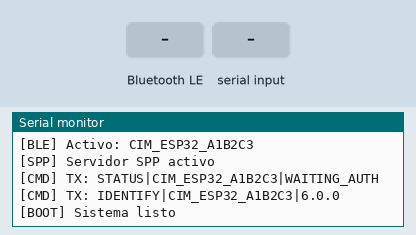
Simulated run of this sketch. Board: ESP32. On the bench: the last lines printed to the serial monitor. The inputs (shaded band) are chosen by the test bench. Nothing arrives over Bluetooth unless stated; a phone connects over Bluetooth LE 3 s after start.

Above: at 2.2 s.
2.3 s: Bluetooth LE write "IDENTIFY|" received
At 3.3 s:
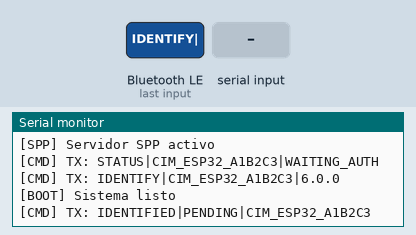
5.0 s: "AUTHORIZED\n" received over the second serial link
At 6.2 s:
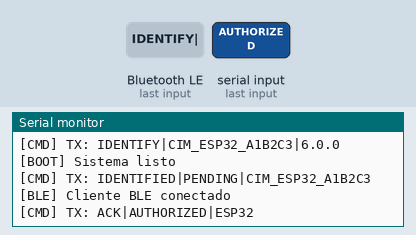
6.5 s: Bluetooth LE write "REJECTED" received
At 7.7 s:
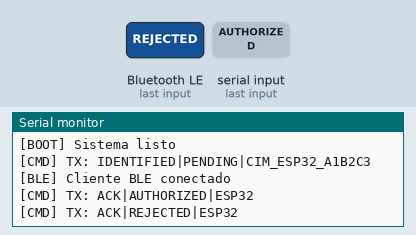
8.0 s: "COMMAND;\n" received over the second serial link
At 9.0 s:
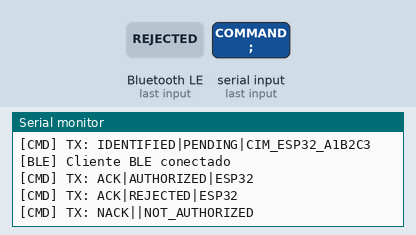
9.5 s: Bluetooth LE write "AUTHORIZED" received
At 11.2 s:
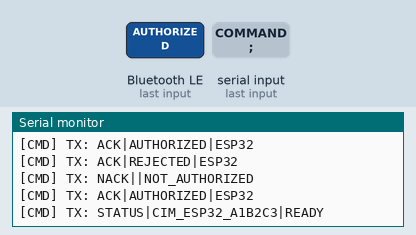
12.0 s: "EXECUTE|\n" received over the second serial link
At 12.5 s:
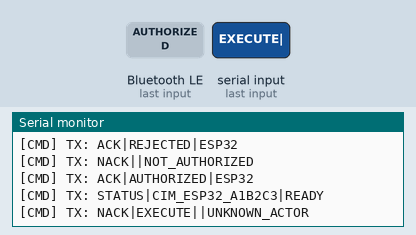

Measured:
- after the input at 2.3 s, the serial monitor: prints a new line at once (image 1)
- after the input at 5.0 s, the serial monitor: prints a new line at once (image 2)
- after the input at 6.5 s, the serial monitor: prints a new line at once (image 3)
- after the input at 8.0 s, the serial monitor: prints a new line at once (image 4)
- after the input at 9.5 s, the serial monitor: prints a new line at once (image 5)
- after the input at 12.0 s, the serial monitor: prints a new line at once (image 6)

The sketch:

cim_esp32_firmware_v6.ino
```cpp
#include <Arduino.h>
#include <WiFi.h>
#include <BLEDevice.h>
#include <BLEServer.h>
#include <BLEUtils.h>
#include <BLE2902.h>
#include <BluetoothSerial.h>
#include <freertos/FreeRTOS.h>
#include <freertos/task.h>
#include <freertos/queue.h>
#include <freertos/semphr.h>
#include <string>

/*
 * FIRMWARE INDUSTRIAL CIM v6.0
 * ESP32 con multitarea FreeRTOS, BLE + SPP y flujo de autorización.
 */

#if !defined(CONFIG_BT_ENABLED) || !defined(CONFIG_BLUEDROID_ENABLED)
#error "Bluetooth no habilitado. Verifique sdkconfig / build_flags."
#endif

#define SERVICE_UUID           "6E400001-B5A3-F393-E0A9-E50E24DCCA9E"
#define CHARACTERISTIC_UUID_RX "6E400002-B5A3-F393-E0A9-E50E24DCCA9E"
#define CHARACTERISTIC_UUID_TX "6E400003-B5A3-F393-E0A9-E50E24DCCA9E"
#define LOG_TAG_BLE "[BLE]"
#define LOG_TAG_SPP "[SPP]"
#define LOG_TAG_CMD "[CMD]"
#define MAX_MESSAGE_LEN 256
#define COMM_QUEUE_SIZE 12
#define ACT_QUEUE_SIZE 8

enum AuthState {
  AUTH_STATE_UNVERIFIED,
  AUTH_STATE_AUTHORIZED,
  AUTH_STATE_REJECTED
};

enum CommSource {
  SOURCE_BLE,
  SOURCE_SPP,
  SOURCE_SERIAL
};

struct CimFrame {
  char payload[MAX_MESSAGE_LEN];
  CommSource source;
};

BluetoothSerial SerialBT;
BLEServer* pServer = nullptr;
BLECharacteristic* pTxCharacteristic = nullptr;

QueueHandle_t commQueue = nullptr;
QueueHandle_t actuatorQueue = nullptr;
SemaphoreHandle_t authMutex = nullptr;
volatile AuthState authState = AUTH_STATE_UNVERIFIED;
char deviceNameBuf[64] = {0};
char deviceVersionBuf[32] = "6.0.0";

bool bleConnected = false;
bool sppClientConnected = false;

void sendBleTx(const char* msg);
void sendSppTx(const char* msg);
void forwardResponse(const char* msg);
void handleIncomingFrame(const char* rawMessage, CommSource source);
void processActuatorCommand(const char* command);
void reportStatus(const char* status);

class BleServerCallbacks : public BLEServerCallbacks {
  void onConnect(BLEServer* server) override {
    bleConnected = true;
    Serial.println(LOG_TAG_BLE " Cliente BLE conectado");
  }

  void onDisconnect(BLEServer* server) override {
    bleConnected = false;
    Serial.println(LOG_TAG_BLE " Cliente BLE desconectado");
    BLEDevice::startAdvertising();
  }
};

class RxCharacteristicCallbacks : public BLECharacteristicCallbacks {
  void onWrite(BLECharacteristic* characteristic) override {
    std::string rxValue = characteristic->getValue();
    if (rxValue.empty()) return;
    if (commQueue == nullptr) return;

    CimFrame frame{};
    strncpy(frame.payload, rxValue.c_str(), MAX_MESSAGE_LEN - 1);
    frame.source = SOURCE_BLE;
    xQueueSend(commQueue, &frame, 0);
  }
};

void sendBleTx(const char* msg) {
  if (bleConnected && pTxCharacteristic != nullptr) {
    pTxCharacteristic->setValue(msg);
    pTxCharacteristic->notify();
  }
}

void sendSppTx(const char* msg) {
  if (SerialBT.hasClient()) {
    SerialBT.println(msg);
  }
}

void forwardResponse(const char* msg) {
  Serial.print(LOG_TAG_CMD " TX: ");
  Serial.println(msg);
  sendBleTx(msg);
  sendSppTx(msg);
}

void reportStatus(const char* status) {
  char buffer[MAX_MESSAGE_LEN];
  snprintf(buffer, sizeof(buffer), "STATUS|%s|%s", deviceNameBuf, status);
  forwardResponse(buffer);
}

void sendIdentifiedResponse(const char* status) {
  char buffer[MAX_MESSAGE_LEN];
  snprintf(buffer, sizeof(buffer), "IDENTIFIED|%s|%s", status, deviceNameBuf);
  forwardResponse(buffer);
}

void sendAck(const char* id) {
  char buffer[MAX_MESSAGE_LEN];
  snprintf(buffer, sizeof(buffer), "ACK|%s|%s", id, deviceNameBuf);
  forwardResponse(buffer);
}

void sendNack(const char* id, const char* reason) {
  char buffer[MAX_MESSAGE_LEN];
  snprintf(buffer, sizeof(buffer), "NACK|%s|%s", id, reason);
  forwardResponse(buffer);
}

void parseAndDispatch(const char* message, CommSource source) {
  if (message == nullptr || strlen(message) == 0) return;

  if (strncmp(message, "IDENTIFY|", 9) == 0) {
    xSemaphoreTake(authMutex, portMAX_DELAY);
    authState = AUTH_STATE_UNVERIFIED;
    xSemaphoreGive(authMutex);
    sendIdentifiedResponse("PENDING");
    return;
  }

  if (strcmp(message, "AUTHORIZED") == 0) {
    xSemaphoreTake(authMutex, portMAX_DELAY);
    authState = AUTH_STATE_AUTHORIZED;
    xSemaphoreGive(authMutex);
    forwardResponse("ACK|AUTHORIZED|ESP32");
    return;
  }

  if (strcmp(message, "REJECTED") == 0) {
    xSemaphoreTake(authMutex, portMAX_DELAY);
    authState = AUTH_STATE_REJECTED;
    xSemaphoreGive(authMutex);
    forwardResponse("ACK|REJECTED|ESP32");
    return;
  }

  if (strncmp(message, "COMMAND;", 8) == 0) {
    xSemaphoreTake(authMutex, portMAX_DELAY);
    bool authorized = authState == AUTH_STATE_AUTHORIZED;
    xSemaphoreGive(authMutex);
    if (!authorized) {
      sendNack(message + 8, "NOT_AUTHORIZED");
      return;
    }
    CimFrame frame{};
    strncpy(frame.payload, message + 8, MAX_MESSAGE_LEN - 1);
    frame.source = source;
    xQueueSend(actuatorQueue, &frame, 0);
    return;
  }

  if (strncmp(message, "EXECUTE|", 8) == 0) {
    xSemaphoreTake(authMutex, portMAX_DELAY);
    bool authorized = authState == AUTH_STATE_AUTHORIZED;
    xSemaphoreGive(authMutex);
    if (!authorized) {
      sendNack(message, "NOT_AUTHORIZED");
      return;
    }
    CimFrame frame{};
    strncpy(frame.payload, message, MAX_MESSAGE_LEN - 1);
    frame.source = source;
    xQueueSend(actuatorQueue, &frame, 0);
    return;
  }

  // Comandos libres del firmware, se procesan de forma local
  processActuatorCommand(message);
}

void handleIncomingFrame(const char* rawMessage, CommSource source) {
  parseAndDispatch(rawMessage, source);
}

void processActuatorCommand(const char* command) {
  if (strncmp(command, "R:", 2) == 0) {
    sendAck(command);
    return;
  }
  if (strncmp(command, "L:", 2) == 0) {
    sendAck(command);
    return;
  }
  if (strncmp(command, "STO:", 4) == 0) {
    sendAck(command);
    return;
  }
  if (strncmp(command, "CAM:", 4) == 0) {
    sendAck(command);
    return;
  }
  if (strncmp(command, "FREE:", 5) == 0) {
    sendAck(command);
    return;
  }
  if (strncmp(command, "CHK:", 4) == 0) {
    sendAck(command);
    return;
  }
  // TODO: agregar integración real con Scorbot, láser, cinta y sensores
  sendNack(command, "UNKNOWN_ACTOR");
}

void initBle() {
  uint8_t mac[6];
  WiFi.mode(WIFI_STA);
  WiFi.disconnect(true);
  WiFi.macAddress(mac);
  snprintf(deviceNameBuf, sizeof(deviceNameBuf), "CIM_ESP32_%02X%02X%02X", mac[3], mac[4], mac[5]);

  BLEDevice::init(deviceNameBuf);
  pServer = BLEDevice::createServer();
  pServer->setCallbacks(new BleServerCallbacks());

  BLEService* service = pServer->createService(SERVICE_UUID);
  pTxCharacteristic = service->createCharacteristic(
      CHARACTERISTIC_UUID_TX,
      BLECharacteristic::PROPERTY_NOTIFY
  );
  pTxCharacteristic->addDescriptor(new BLE2902());

  BLECharacteristic* rxChar = service->createCharacteristic(
      CHARACTERISTIC_UUID_RX,
      BLECharacteristic::PROPERTY_WRITE | BLECharacteristic::PROPERTY_WRITE_NR
  );
  rxChar->setCallbacks(new RxCharacteristicCallbacks());
  service->start();

  BLEAdvertising* advertising = BLEDevice::getAdvertising();
  advertising->addServiceUUID(SERVICE_UUID);
  advertising->setScanResponse(true);
  advertising->setMinPreferred(0x06);
  advertising->setMaxPreferred(0x12);
  BLEDevice::startAdvertising();

  Serial.print(LOG_TAG_BLE " Activo: ");
  Serial.println(deviceNameBuf);
}

void initSpp() {
  if (!SerialBT.begin(deviceNameBuf)) {
    Serial.println(LOG_TAG_SPP " Error al iniciar SPP");
    return;
  }
  Serial.println(LOG_TAG_SPP " Servidor SPP activo");
}

void commTask(void* pvParameters) {
  CimFrame frame;
  while (true) {
    if (xQueueReceive(commQueue, &frame, pdMS_TO_TICKS(100)) == pdPASS) {
      handleIncomingFrame(frame.payload, frame.source);
    }
    vTaskDelay(pdMS_TO_TICKS(20));
  }
}

void sppTask(void* pvParameters) {
  while (true) {
    if (SerialBT.hasClient() && SerialBT.available()) {
      String line = SerialBT.readStringUntil('\n');
      line.trim();
      if (line.length() > 0) {
        CimFrame frame{};
        strncpy(frame.payload, line.c_str(), MAX_MESSAGE_LEN - 1);
        frame.source = SOURCE_SPP;
        xQueueSend(commQueue, &frame, 0);
      }
    }
    vTaskDelay(pdMS_TO_TICKS(50));
  }
}

void actuatorTask(void* pvParameters) {
  CimFrame frame;
  while (true) {
    if (xQueueReceive(actuatorQueue, &frame, portMAX_DELAY) == pdPASS) {
      processActuatorCommand(frame.payload);
    }
  }
}

void heartbeatTask(void* pvParameters) {
  while (true) {
    xSemaphoreTake(authMutex, portMAX_DELAY);
    bool authorized = authState == AUTH_STATE_AUTHORIZED;
    xSemaphoreGive(authMutex);
    reportStatus(authorized ? "READY" : "WAITING_AUTH");
    vTaskDelay(pdMS_TO_TICKS(10000));
  }
}

void setup() {
  Serial.begin(115200);
  delay(500);
  Serial.println("\n=== CIM ESP32 Firmware v6.0 (BLE + SPP) ===");

  commQueue = xQueueCreate(COMM_QUEUE_SIZE, sizeof(CimFrame));
  actuatorQueue = xQueueCreate(ACT_QUEUE_SIZE, sizeof(CimFrame));
  authMutex = xSemaphoreCreateMutex();

  initBle();
  initSpp();

  xTaskCreatePinnedToCore(commTask, "CommTask", 4096, nullptr, 2, nullptr, 1);
  xTaskCreatePinnedToCore(sppTask, "SppTask", 4096, nullptr, 2, nullptr, 1);
  xTaskCreatePinnedToCore(actuatorTask, "ActuatorTask", 4096, nullptr, 1, nullptr, 1);
  xTaskCreatePinnedToCore(heartbeatTask, "HeartbeatTask", 3072, nullptr, 1, nullptr, 1);

  delay(500);
  char identifyMsg[MAX_MESSAGE_LEN];
  snprintf(identifyMsg, sizeof(identifyMsg), "IDENTIFY|%s|%s", deviceNameBuf, deviceVersionBuf);
  forwardResponse(identifyMsg);
  Serial.println("[BOOT] Sistema listo");
}

void loop() {
  vTaskDelay(pdMS_TO_TICKS(1000));
}
```
